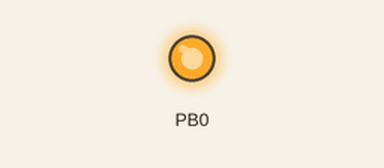
This program was run on a simulated ATtiny13, built with avr-gcc and emulated at 1 MHz. Shown: output pins drawn as LEDs (lit = HIGH). Sleep ends after the set time or at an interrupt.

Above: at 0.1 s.
Timing chart, 0 to 1.6 s (numbered marks = the images above):
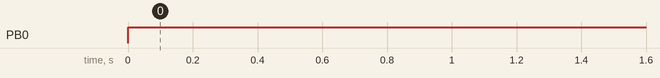

The program:

main.c
```c
/**************************************************************
 Target MCU & clock speed: ATtiny13A @ 1.2Mhz internal
 Name    : main.c (copied from main_60minWDT_NoEEPROM.c)
 C modules of this project, ISR:
	main.c
 Custom Headers:
    Nothing
 Author  : Insoo Kim (insoo@hotmail.com)
 Created : May 15, 2015
 Updated : Mar 22, 2020 (On Atmel Studio 7)
			Update on-60 min, off-30 min in ISR(WDT_vect)
		Aug 04, 2019 (On Atmel Studio 7)

 Description:
	ATtiny13A controls power up or down to aquarium pump by 2n2222 NPN transistor & relay.
	ATtiny13A sleeps in most of operation time and wake up periodically.
	Watch Dog Timer(WDT) wakes up & sleep periodically, and its period is defined by the followings:
		WDT Period [sec]  = UNIT_DELAY_WDT [sec] * SET_DELAY_UNIT	* WAKEUP_PERIOD

 Tool to upload hex file to the target MCU(ATtiny13A)
	USB Tiny ISP Programmer

 Limitation:
	The WDT period can be influenced by ambient temperature. Hot weather can lengthen the period.

 HEX size[Byte]: 190 out of 1024

	avrdude.exe: AVR device initialized and ready to accept instructions

	Reading | ################################################## | 100% 0.00s

	avrdude.exe: Device signature = 0x1e9007
	avrdude.exe: NOTE: FLASH memory has been specified, an erase cycle will be performed
	To disable this feature, specify the -D option.
	avrdude.exe: erasing chip
	avrdude.exe: reading input file "ISR.hex"
	avrdude.exe: writing flash (190 bytes):

	Writing | ################################################## | 100% 0.25s

	avrdude.exe: 190 bytes of flash written
	avrdude.exe: verifying flash memory against ISR.hex:
	avrdude.exe: load data flash data from input file ISR.hex:
	avrdude.exe: input file ISR.hex contains 190 bytes
	avrdude.exe: reading on-chip flash data:

	Reading | ################################################## | 100% 0.17s

	avrdude.exe: verifying ...
	avrdude.exe: 190 bytes of flash verified

	avrdude.exe: safemode: Fuses OK

	avrdude.exe done.  Thank you.

 How to upload to the target MCU
 <For Windows Atmel Studio 7.0>
	 Select Tool -> USBtiny (USBtiny memu should be configured in the external tool menu)
		Title: USBtin&Y
		Command: C:\WinAVR-20100110\bin\avrdude.exe
		Parameter: -c usbtiny -P usb -p attiny13 -U flash:w:ISR.hex:i

		Directory:$(ProjectDir)\Debug
Ref: For ATmega328P, use "Parameter:" like followings
	-c usbtiny -P usb -p atmega328p -U flash:w:LCD_RTC_DS1307_DHT11.hex:i
 <For CMD window or DOS prompt>
	 cd "C:\Users\insoo\Documents\GitHub\ATmelStudio\ATtiny13A\ClockGen\ISR-Aquarium Pump Ctrl on PCB-23189830\Debug"
	 avrdude -c usbtiny -P usb -p attiny13 -U flash:w:ISR.hex:i

 Ref:
*****************************************************************/
#ifndef F_CPU
# define F_CPU 1000000UL
#endif

#include <avr/interrupt.h>
#include <avr/sleep.h>
#include <util/delay.h>

//#define TEST_MODE
#define PRODUCTION_MODE

#ifdef TEST_MODE
	#define UNIT_DELAY_WDT	1 //<=== TEST VALUE in development;
	#define SET_DELAY_UNIT	3 //how many UNIT_DELAY_WDT
	#define WAKEUP_PERIOD	3 //how many SET_DELAY_UNIT
#endif
#ifdef PRODUCTION_MODE
	#define UNIT_DELAY_WDT	8 //<=== SELECTED VALUE in production; WDT period in seconds
	#define SET_DELAY_UNIT	225  // 30 min = UNIT_DELAY_WDT(8 sec) * SET_DELAY_UNIT(225 count)
	#define WAKEUP_PERIOD	1
							// 1: 30 min 2:one hour, 4:two hours,
							// when SET_DELAY_UNIT is 225 of ATtiny13a at 1.2Mhz
	//#define WAKEUP_PERIOD	3
#endif

// # of UNIT_DELAY_WDT, Max 253
//#define SET_DELAY_UNIT 2
//#define SET_DELAY_UNIT 15  // 2 min when UNIT_DELAY_WDT is 8
//#define SET_DELAY_UNIT 150 // 20 min when UNIT_DELAY_WDT is 8
//#define SET_DELAY_UNIT 225 //<=== SELECTED VALUE in production; about 30 min when UNIT_DELAY_WDT is 8
//#define SET_DELAY_UNIT 253 // (34 min - 8 sec) when UNIT_DELAY_WDT is 8

#define NPN_TR_PORT PB0

uint8_t WDTtick;
uint8_t WDTtick30min;

ISR(WDT_vect)
{
	// --------- INCREASE WDT TICK COUNT ----------------------
	// increase WDTtick every UNIT_DELAY_WDT sec
	++WDTtick;

	// 30 min counter
	// On every SET_DELAY_UNIT (half-hour) except last half-hour
	//  reset WDTtick count and increase half-hour count
	// for even time on & off
	/*
	if ((WDTtick >= SET_DELAY_UNIT) && (WDTtick30min < WAKEUP_PERIOD))
	{
		// Reset WDT counter
		WDTtick = 0;

		//Increase WDT Half-hour counter
		++WDTtick30min;
	}//if (WDTtick >= SET_DELAY_UNIT)  && (WDTtick30min < WAKEUP_PERIOD)
	*/
	// for uneven time on & off
	if (WDTtick >= SET_DELAY_UNIT)
	{
		// Reset WDT counter
		WDTtick = 0;

		//Increase WDT Half-hour counter
		++WDTtick30min;
	}//if (WDTtick >= SET_DELAY_UNIT)  && (WDTtick30min < WAKEUP_PERIOD)

	// On every WAKEUP_PERIOD (or for 30 min)
	// for even time on & off
	/*
	if (WDTtick30min >= WAKEUP_PERIOD)
	{
		PORTB ^= 1<<NPN_TR_PORT; //toggle on/off NPN TR
		// Reset WDT counter
		WDTtick = 0;
		//Reset WDT Half-hour counter
		WDTtick30min=0;
	}//if (WDTtick30min >= WAKEUP_PERIOD)
	*/

	// for uneven time on & off
	// On for 60 min, off for 30 min
	// Updated on Sunday March 22, 2020
	if (WDTtick30min % 3 == 2)
	{
		PORTB &= ~_BV(NPN_TR_PORT); //off NPN TR
	}//if
	else
	{
		PORTB |= _BV(NPN_TR_PORT); //on NPN TR
	}
	if ( (WDTtick30min % 3 == 0) && (WDTtick30min != 0) )
	{
			WDTtick = 0;
			WDTtick30min = 0;
	}

}//ISR(WDT_vect)

int main(void) {

	WDTtick=0;
	WDTtick30min=0;
	// Set up NPN_TR_PORT mode to output
	DDRB = (1<<NPN_TR_PORT);

	// temporarily prescale timer to UNIT_DELAY_WDT seconds so we can measure current
	switch (UNIT_DELAY_WDT)
	{
		case 1:
			WDTCR |= (1<<WDP2) | (1<<WDP1); // 1s
			break;
		case 2:
			WDTCR |= (1<<WDP2) | (1<<WDP1) | (1<<WDP0); // 2s
			break;
		case 4:
			WDTCR |= (1<<WDP3); // 4s
			break;
		case 8:
			WDTCR |= (1<<WDP3) | (1<<WDP0); // 8s
			break;
		default:
			WDTCR |= (1<<WDP3) | (1<<WDP0); // 8s
	}

	// Enable watchdog timer interrupts
	WDTCR |= (1<<WDTIE);

	sei(); // Enable global interrupts

	// Use the Power Down sleep mode
	set_sleep_mode(SLEEP_MODE_PWR_DOWN);

	PORTB = 1<<NPN_TR_PORT; //turn on NPN TR

	for (;;) {
		sleep_mode();   // go to sleep and wait for interrupt...
	}
}//main
```

Measured:
- by itself, PB0: LOW → HIGH at 0.00 s
